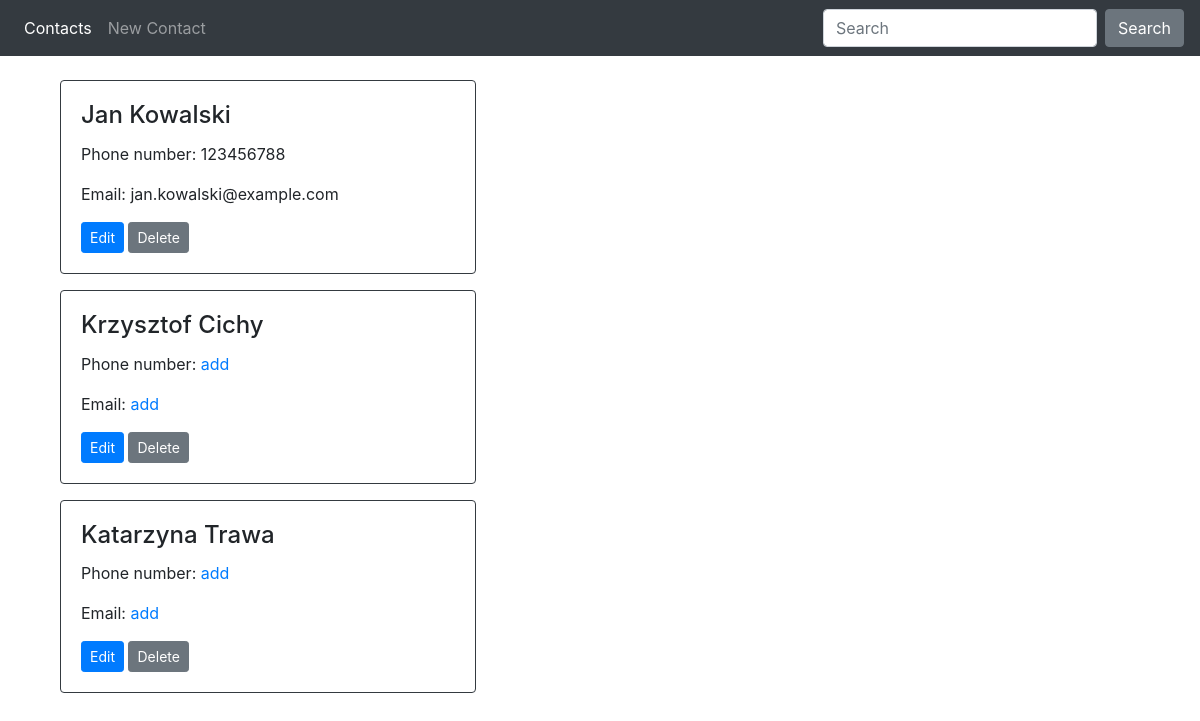
/, run on an earlier commit of the app's database.
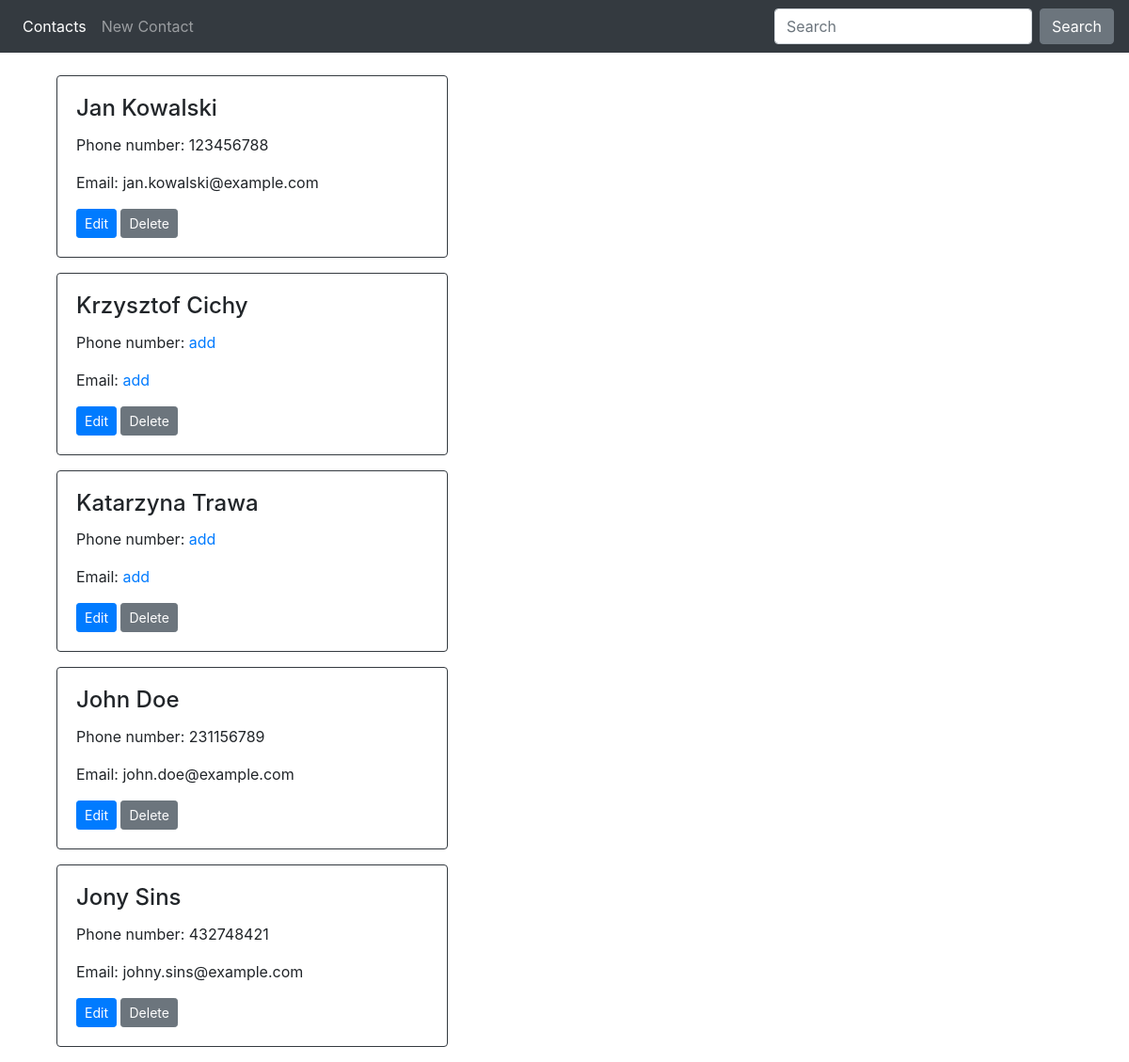
And on a later commit of the database.
### contacts/models.py (models this page shows)
class Person(models.Model):
    first_name  = models.CharField(max_length=50)
    last_name   = models.CharField(max_length=50)

class Phone(models.Model):
    person      = models.ForeignKey(Person, editable=False, on_delete=models.CASCADE)
    phone       = models.CharField(max_length=50, null=True, blank=True)

class Email(models.Model):
    person      = models.ForeignKey(Person, editable=False, on_delete=models.CASCADE)
    email       = models.EmailField(null=True, blank=True)

### contacts/views.py (the view)
# urls.py: path('', contact_list_view, name="contact-list"),
def contact_list_view(request):
    contacts = Person.objects.all()
    for contact in contacts:
        try:
            contact.phone = contact.phone_set.get(person=contact).phone
            if contact.phone == None: contact.phone = ""
            contact.email = contact.email_set.get(person=contact).email
            if contact.email == None: contact.email = ""
        except Phone.DoesNotExist:
            print("phone does not exist")
        except Email.DoesNotExist:
            print("email does not exist")
    context = {"contacts": contacts}
    return render(request, "contacts/list.html", context)

### contacts/templates/contacts/list.html (shortened to what this page needs)
{% extends "contacts/base.html" %}
{% block content %}
    {% for contact in contacts %}
        <div class="card border-dark mb-3" style="width: 26rem;">
            <div class="card-body">
                <h4 class="card-title">{{ contact.first_name }} {{ contact.last_name }}</h4>
                <p class="card-text">Phone number: {{ contact.phone }} {% if not contact.phone %} <a class="" href="{% url 'set-phone' contact.pk %}">add</a>{% endif %}</p>
                <p class="card-text">Email: {{ contact.email }} {% if not contact.email %} <a class="" href="{% url 'set-email' contact.pk %}">add</a>{% endif %}</p>
                <a href="{% url 'edit-contact' contact.pk %}" class="btn btn-primary btn-sm">Edit</a>
                <a href="{% url 'delete-contact' contact.pk %}" class="btn btn-secondary btn-sm">Delete</a>
            </div>
        </div>
    {% endfor %}
{% endblock content %}

### contacts/templates/contacts/base.html (shortened to what this page needs)
<!doctype html>
<html lang="en">
  <head>
    <link rel="stylesheet" href="https://stackpath.bootstrapcdn.com/bootstrap/4.3.1/css/bootstrap.min.css">
  </head>
  <body>
      <nav class="navbar navbar-expand-md navbar-dark bg-dark fixed-top">
          <div class="collapse navbar-collapse" id="navbarsExampleDefault">
            <ul class="navbar-nav mr-auto">
              <li class="nav-item active">
                <a class="nav-link" href="{% url 'contact-list' %}">Contacts <span class="sr-only">(current)</span></a>
              </li>
              <li class="nav-item">
                <a class="nav-link" href="{% url 'new-contact' %}">New Contact</a>
              </li>
            </ul>
            <form class="form-inline my-2 my-lg-0" action="{% url 'search-contact' %}">
              <input class="form-control mr-sm-2" type="text" placeholder="Search" aria-label="Search" name="q">
              <button class="btn btn-secondary my-2 my-sm-0" type="submit">Search</button>
            </form>
          </div>
        </nav>
    <main role="main" class="container">
        <div class="container">
            {% block content %}
            {% endblock content %}
        </div>
      </main>
  </body>
</html>

### contacts/templates/contacts/base.html (style rules this page uses)
body { padding-top: 5rem; }

What changed in the data, as far as the page shows it:
added Person: first_name "John", last_name "Doe", phone "231156789", email "john.doe@example.com"
added Person: first_name "Jony", last_name "Sins", phone "432748421", email "johny.sins@example.com"
